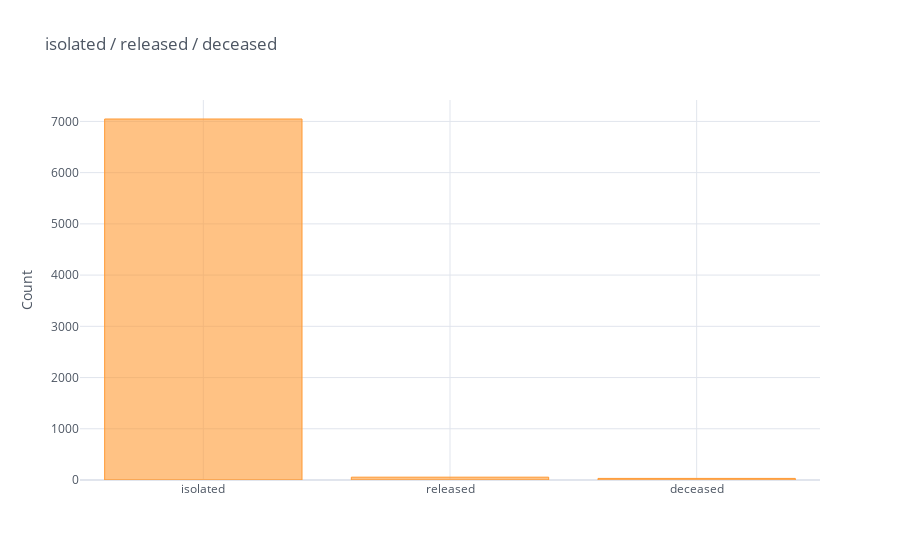

Source (notebook cell):
### Code cell
state_series = patient['state'].value_counts()
state_series.iplot(kind='bar', yTitle='Count', title='isolated / released / deceased')

### Figure 1 — Plotly figure (JSON) as saved in the notebook; plotly's stock layout.template omitted (floating-point values rounded to 4 significant figures)
{"data": [{"marker": {"color": "rgba(255, 153, 51, 0.6)", "line": {"color": "rgba(255, 153, 51, 1.0)", "width": 1}}, "name": "state", "orientation": "v", "text": "", "type": "bar", "x": ["isolated", "released", "deceased"], "y": [7047, 55, 31]}], "layout": {"legend": {"bgcolor": "#FFFFFF", "font": {"color": "#4D5663"}}, "paper_bgcolor": "#FFFFFF", "plot_bgcolor": "#FFFFFF", "title": {"font": {"color": "#4D5663"}, "text": "isolated / released / deceased"}, "xaxis": {"gridcolor": "#E1E5ED", "showgrid": true, "tickfont": {"color": "#4D5663"}, "title": {"font": {"color": "#4D5663"}, "text": ""}, "zerolinecolor": "#E1E5ED"}, "yaxis": {"gridcolor": "#E1E5ED", "showgrid": true, "tickfont": {"color": "#4D5663"}, "title": {"font": {"color": "#4D5663"}, "text": "Count"}, "zerolinecolor": "#E1E5ED"}}}
